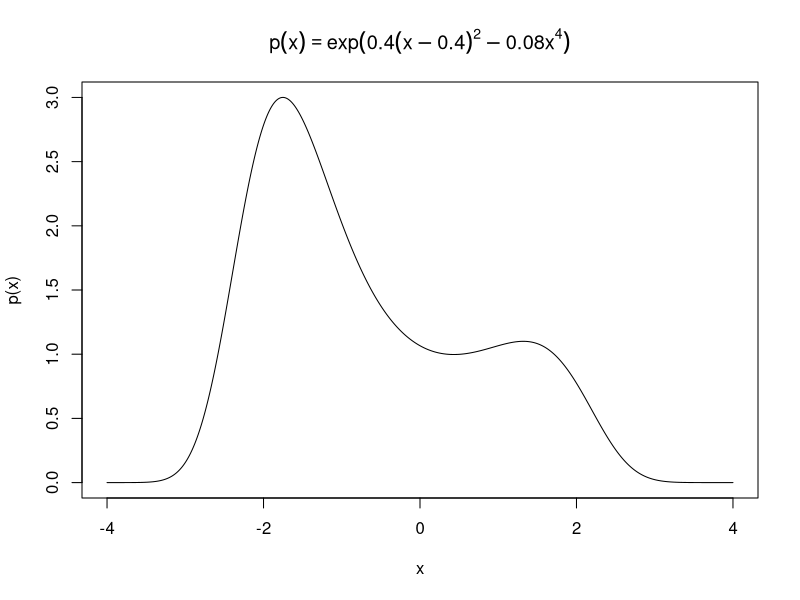
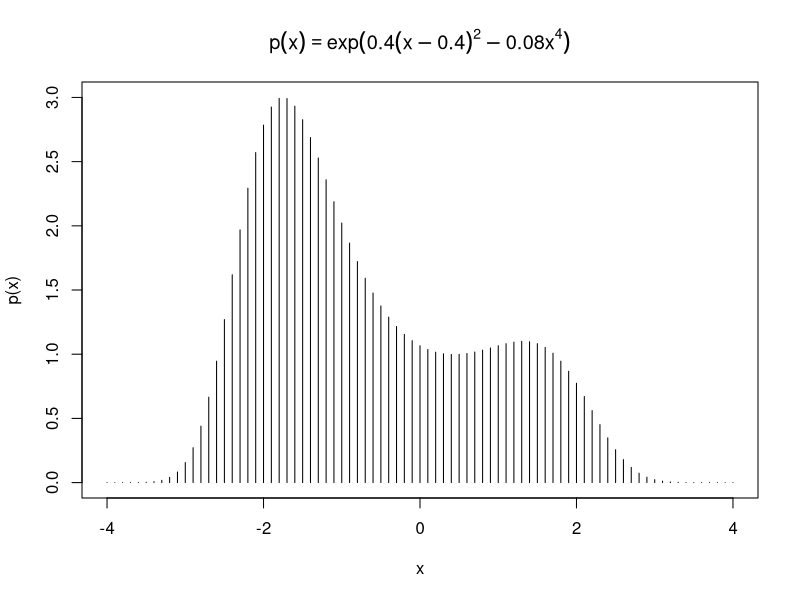
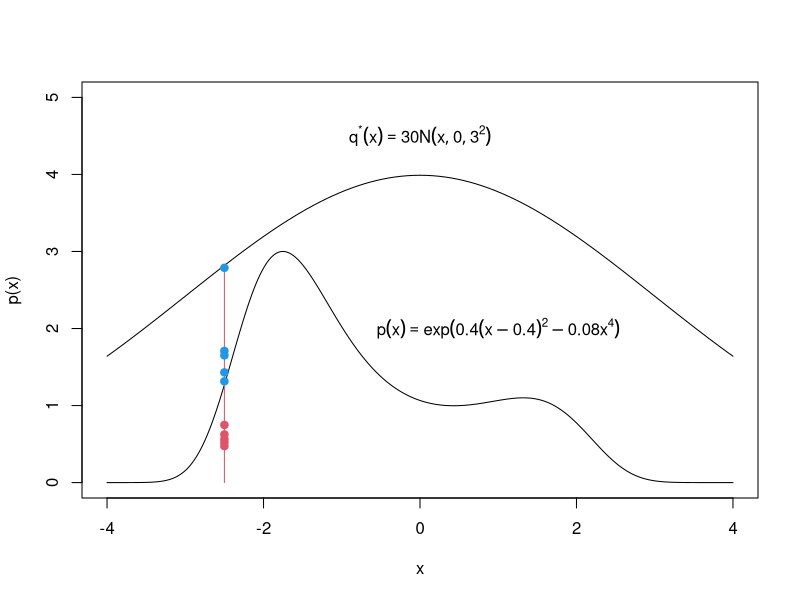
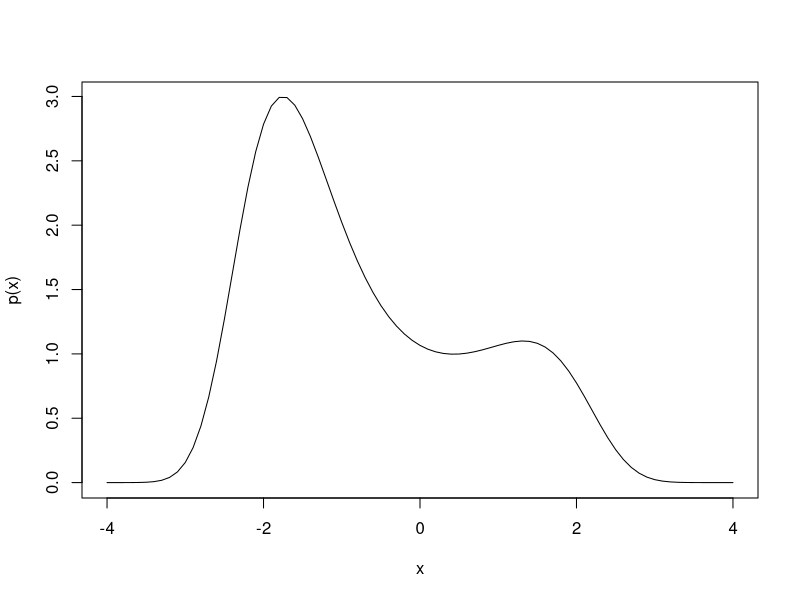
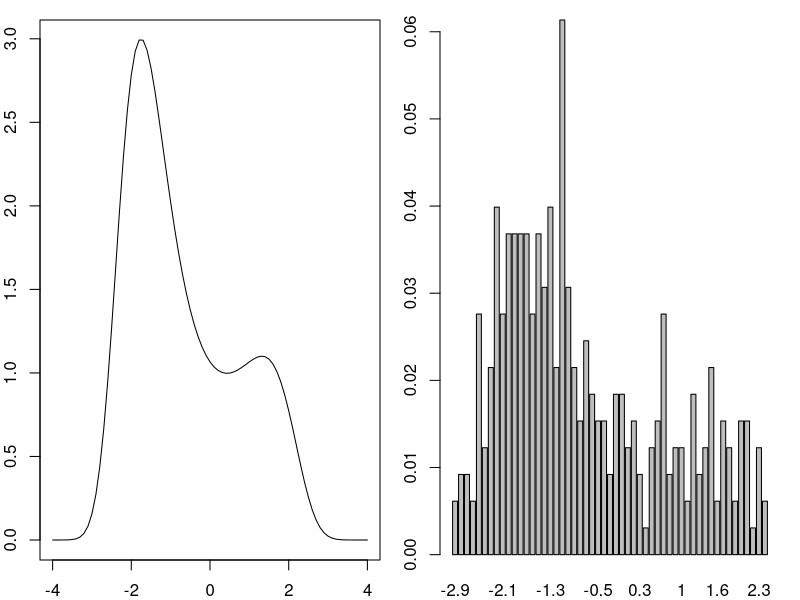
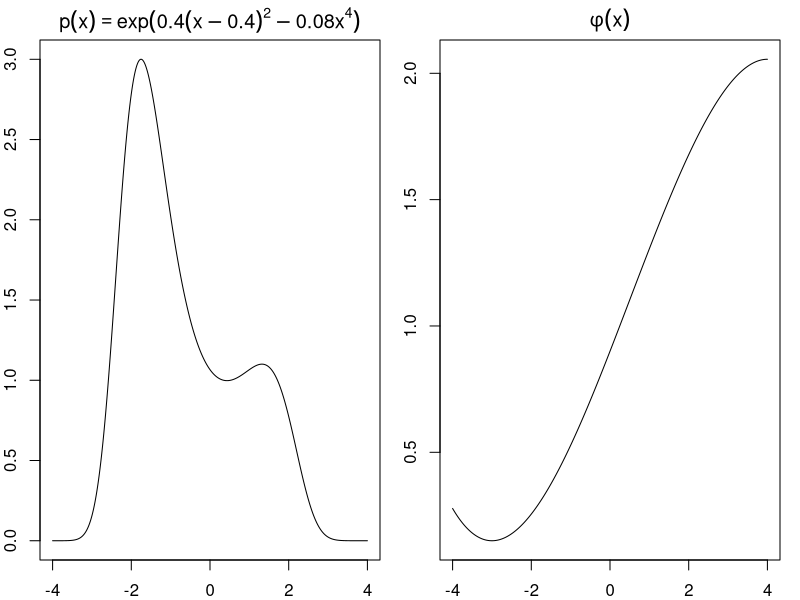
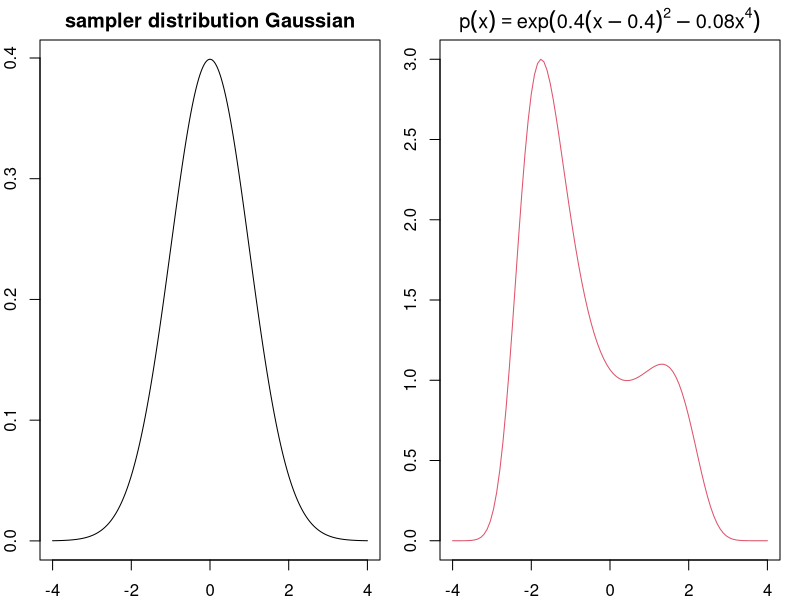
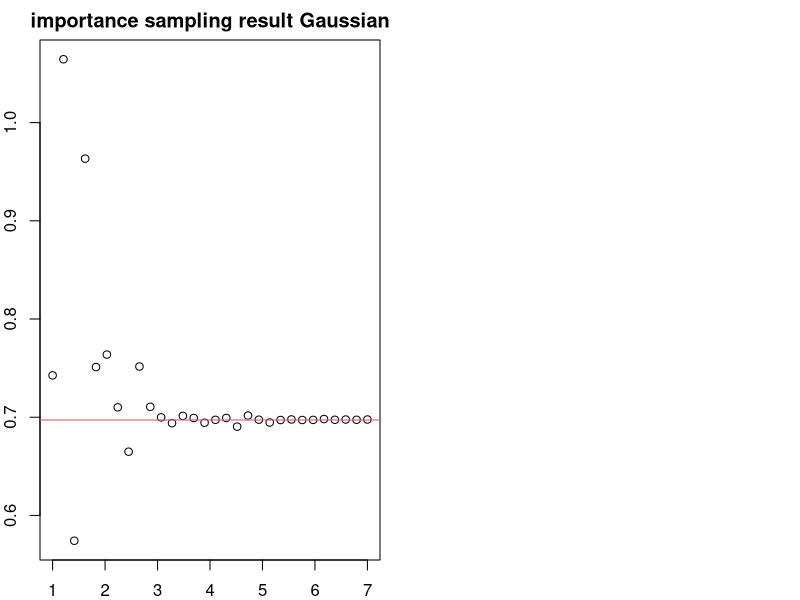

Here is the R script that generated these plots, in order: (Note: this script raises an error after producing the figures.)
#' ---
#' title: "Biostatistical Computing, PHC 6068"
#' subtitle: "Monte Carlo methods"
#' author: Zhiguang Huo (Caleb)
#' date: "Monday Nov 13, 2017"
#' output:
#'   slidy_presentation: default
#'   ioslides_presentation: default
#'   beamer_presentation: null
#' ---
#' 
#' 
#' Bayesian sampling method
#' ===
#' 1. Monte Carlo methods. 
#'     - Direct sampling.
#'     - Rejection sampling.
#'     - Importance sampling.
#'     - Sampling-importance resampling.
#' 2. Markov chain Monte Carlo.
#'     - Metropolis-Hasting.
#'     - Gibbs sampling. (Next lecture)
#' 
#' Notation
#' ===
#' 
#' - Denote $p$, $q$ as unnormalized density function.
#'     - E.g. $p(x) = x(1 - x)$, $x \in (0, 1)$.
#' - Denote $p^*$, $q^*$ as normalized density function.
#'     - E.g. $p^*(x) = \frac{p(x)}{\int_x p(x) dx} = 6x(1 - x)$, $x \in (0, 1)$.
#'     - E.g. $q^*(x) = dnorm(x,0,1) = \frac{1}{\sqrt{2\pi}} \exp(-x^2)$.
#' 
#' 
#' Our targets
#' ===
#' 
#' - <span style="color:red">Target 1</span>, To generate Monte Carlo samples $x_m$ from a given probability distribution $p^*(x)$ or $p(x)$.
#' - <span style="color:red">Target 2</span>, To estimate expectations of functions under this distribution, for example
#' $$\mathbb{E}(g (x) | p^*(x)) = \int g(x) p^*(x) dx,$$
#' 
#' Examples: $\mathbb{E} (x | p^*(x))$ or $\mathbb{V}\mbox{ar} (x | p^*(x))$
#' 
#' A simulation approach
#' ===
#' 
#' Problem: We want to estimate $$\mathbb{E}(g (x) | p^*(x)) = \int g(x) p^*(x) dx,$$
#' Given distribution $p^*(x)$.
#' 
#' Examples: $\mathbb{E} (x | p^*(x))$ or $\mathbb{V}\mbox{ar} (x | p^*(x))$
#' 
#' - To generate samples $x_m$ from a given probability distribution $p^*(x)$.
#'     - sample using R: (e.g. rnorm).
#'     - CDF transformation: sample from UNIF(0,1). Then use inverse CDF transformation.
#'     
#' - To estimate expectations of functions under this emperical distribution
#' $$\mathbb{E}(g (x) | p^*(x))  \approx \frac{1}{M} \sum_{m=1}^M g(x^{(m)})$$
#'     - $M$ is number of Monte Carlo samples.
#'     - Via central limit theorem, this is valid.
#' 
#' 
#' Un-normalized density function problems
#' ===
#' - Unnormalized density function: $p(x) = \exp [ 0.4(x-0.4)^2 - 0.08x^4  ]$
#'     - $x \in (-4, 4)$ 
#' 
## ------------------------------------------------------------------------
p <- function(x, a=.4, b=.08){exp(a*(x-a)^2 - b*x^4)}
x <- seq(-4, 4, 0.01)
plot(x,p(x),type="l",  main = expression(p(x) == exp (0.4(x-0.4)^{2}  - 0.08 * x^{4})))

#' 
#' - Hard to compute the normalization factor $Z$.
#' 
## ------------------------------------------------------------------------
integrate(f = p, lower = -4, upper = 4)

#' - Even if we know $Z$, it is still challenge to draw samples.
#' - Direct solution: partition the distribution into bins and direct sampling.
#' 
#' Direct Sampling
#' ===
#' 
#' - Partition the distribution into bins and direct sampling.
#' 
## ------------------------------------------------------------------------
p <- function(x, a=.4, b=.08){exp(a*(x-a)^2 - b*x^4)}
x2 <- seq(-4, 4, 0.1)
plot(x,p(x),type="n",  main = expression(p(x) == exp (0.4(x-0.4)^{2}  - 0.08 * x^{4})))
segments(x2,0,x2,p(x2))

#' 
#' - Diffculty
#'     - Higher-dimensional: say $N = 5$
#'     - For each dimension, we divide the domain equally into $50$ bins
#'     - There will be $50^{5}$ sampling space, huge!
#' 
#' 
#' 
#' Rejection sampling (Demonstrate Monte Carlo method)
#' ===
#' 
#' - $p^*(x)$ is difficult to directly draw samples, but $p(x)$ is easy to evaluate the function value. 
#' 
#' (e.g. $p(x) = \exp [ 0.4(x-0.4)^2 - 0.08x^4  ]$)
#' 
#' - Sample from a simpler distribution $q^*(x)$.
#' Rejection sampling algorithm:
#' 
#' 1. $x \sim q^*(x)$
#' 2. accept $x$ with prob $p(x)/c q^*(x)$:
#'     - Sample $u \sim \mbox{UNIF}(0,1)$, accept if $p(x)/c q^*(x) > u$.
#' 3. Repeat Step 1 and 2 many times.
#' 
#' 
#' Rejection sampling
#' ===
#' 
## ------------------------------------------------------------------------
p <- function(x, a=.4, b=.08){exp(a*(x-a)^2 - b*x^4)}
x <- seq(-4, 4, 0.01)
qstar <- function(x, C = 30){
  C*dnorm(x,sd = 3) 
}
plot(x,p(x),type="l", ylim = c(0,5))
curve(qstar,add = T)
text(0, 4.5, expression({q^"*"} (x) == 30* N (x , 0, 3^2) ))
text(1, 2, expression(p(x) == exp (0.4(x-0.4)^{2}  - 0.08 * x^{4})))
x0 <- -2.5
segments(x0,0,x0,qstar(x0),col=2)
N <- 10
for(i in 1:N){
  set.seed(i)
  ay <- runif(1,0,qstar(x0))
  acol = ifelse(ay < p(x0),2,4)
  points(x0,ay,col=acol,pch=19)
}

#' 
#' 
#' Rejection sampling
#' ===
#' 
#' Proof:
#' \begin{align*} 
#' p^*(x) &= \frac{p(x)}{Z} \\
#' &= \frac{p(x)}{\int_x p(x) dx} \\
#' &=  \frac{[p(x)/c q^*(x)]q^*(x)}{\int_x [p(x)/c q^*(x)]q^*(x)dx} \\ 
#' \end{align*}
#' 
#' Interpretation of the numerator:
#' 
#' - $q^*(x):$ Sampling from the proposed distribution.
#' - $p(x)/c q^*(x):$ Rejection probability.
#' 
#' Rejection sampling
#' ===
## ------------------------------------------------------------------------
## rejection sampling
p <- function(x, a=.4, b=.08){exp(a*(x-a)^2 - b*x^4)}
x <- seq(-4, 4, 0.1)
plot(x,p(x),type="l")
# uniform proposal on [-4,4]:
qstar <- function(x){rep.int(0.125,length(x))}
# we can find M in this case:
C <- round(max(p(x)/qstar(x))) + 1; C
# number of samples
N <- 1000
# generate proposals and u
x.h <- runif( N, -4, 4 )
u <- runif( N )
acc <- u < p(x.h) / (C * qstar(x.h))
x.acc <- x.h[ acc ]
# how many proposals are accepted
sum( acc ) /N

#' 
#' ---
#' 
## ------------------------------------------------------------------------
# calculate some statistics
c(m=mean(x.acc), s=sd(x.acc))

par(mfrow=c(1,2), mar=c(2,2,1,1))
plot(x,p(x),type="l")
barplot(table(round(x.acc,1))/length(x.acc))

#' 
#' **Discussion:** What does the acceptance rate depend on?
#' 
#' 
#' Importance sampling
#' ===
#' 
#' Importance sampling is not a method for generating samples from $p(x)$ (target 1),
#' it is just a method for estimating the expectation of a function $g(x)$ (target 2).
#' 
#' - Sampling from $p^*(x)$ is hard.
#' - Want to calculate expectation of $\phi(x)$ under $p^*(x)$.
#' - Suppose we can sample from a simpler proposal distribution $q^*$ instead.
#' - If $q^*$ dominates $p^*$ (i.e., $q^*(x)>0$ whenever $p^*(x)>0$), we can sample from $q^*$ and reweight: $w(x) = \frac{q^*(x)}{p^*(x)}$
#' 
#' ![](../figure/importanceSamplingAlgorithm.png)
#' 
#' 
#' Importance sampling, algorithm
#' ===
#' - Underlying distribution: $p(x)$ or $p^*(x) = \frac{p(x)}{Z}$.
#' - Proposed distribution (Sampler): $q^*(x)$.
#' - Function of interest $\phi (x)$.
#' 
#' \begin{align*} 
#' \mathbb{E} (\phi (x) | p^* )  &= \int \phi (x) p^*(x) dx\\ 
#' &= \frac{\int \phi (x) p^*(x) dx}{\int p^*(x) dx}\\ 
#' &=  \frac{\int [\phi (x) p(x)/Z] dx}{\int [p(x)/Z] dx}\\ 
#' &=  \frac{\int [\phi (x) p(x)/q^*(x)] q^*(x) dx}{\int [p(x)/q^*(x)]  q^*(x) dx},
#' \end{align*}
#' 
#' - This can be estimated using M draws $x_1, \ldots, x_M$ from $q^*(x)$ by the following expression.
#' 
#' $$\hat{\mathbb{E}} (\phi (x) | p^* ) = \frac{\frac{1}{M} [\phi (x_m) p(x_m)/q^*(x_m)] }{ \frac{1}{M} [p(x_m)/q^*(x_m)]}$$
#' 
#' 
#' $w(x_m) =\frac{p(x_m)}{q^*(x_m)}$
#' 
#' $$\hat{\mathbb{E}} (\phi (x) | p^* )  = \frac{ \sum_{m=1}^M \phi(x_m) w(x_m)}{ \sum_{m=1}^M w(x_m)}
#' $$
#' 
#' - Importance ratio: $\frac{w(x_m)}{ \sum_{m=1}^M w(x_m)}$
#' 
#' 
#' Importance sampling, examples
#' ===
#' 
#' - Problem setting:
#' 
## ------------------------------------------------------------------------
par(mfrow=c(1,2), mar=c(2,2,2,1))

p <- function(x, a=.4, b=.08){exp(a*(x-a)^2 - b*x^4)}
x <- seq(-4, 4, 0.01)
plot(x,p(x),type="l",  main = expression(p(x) == exp (0.4(x-0.4)^{2}  - 0.08 * x^{4})))

phi <- function(x){ (- 1/3*x^3 + 1/2*x^2 + 12*x - 12) / 30 + 1.3}
x <- seq(-4, 4, 0.01)
plot(x,phi(x),type="l",main= expression(phi(x)))

#' 
#' - $p(x) = \exp [0.4 (x - 0.4) ^ 2 - 0.08 x^4]$
#' - $\phi (x) = (- 1/3x^3 + 1/2x^2 + 12x - 12) / 30 + 1.3$ = right panel.
#' 
#' Underlying solution
#' ===
#' 
#' \begin{align*} 
#' \mathbb{E} (\phi (x) | p^* )  &= \int \phi (x) p^*(x) dx\\ 
#' &= \frac{\int \phi (x) p^*(x) dx}{\int p^*(x) dx}\\ 
#' &=  \frac{\int [\phi (x) p(x)/Z] dx}{\int [p(x)/Z] dx}\\ 
#' &=  \frac{\int [\phi (x) p(x)] dx}{\int [p(x)] dx}\\ 
#' \end{align*}
#' 
#' 
## ------------------------------------------------------------------------
ep <- function(x) p(x)*phi(x)
truthE <- integrate(f = ep, lower = -4, upper = 4)$value/integrate(f = p, lower = -4, upper = 4)$value
truthE

#' 
#' Importance sampling, examples (2)
#' ===
#' 
## ------------------------------------------------------------------------
q.r <- rnorm
q.d <- dnorm

par(mfrow=c(1,2))
plot(x,q.d(x),type="l",main='sampler distribution Gaussian')
curve(p, from = -4,to = 4 ,col=2 ,  main = expression(p(x) == exp (0.4(x-0.4)^{2}  - 0.08 * x^{4})))

M <- 1000
x.m <- q.r(M)
ww <- p(x.m) / q.d(x.m)
qq <- ww / sum(ww)
x.g <- phi(x.m)
sum(x.g * qq)/sum(qq)

#' 
#' Number of samples for importance sampling
#' ===
#' 
## ---- cache=T------------------------------------------------------------
M <- 10^seq(1,7,length.out = 30)

result.g <- numeric(length(M))
for(i in 1:length(M)){
  aM <- M[i]
  x.m <- q.r(aM)
  ww <- p(x.m) / q.d(x.m)
  
  qq.g <- ww / sum(ww)
  x.g <- phi(x.m)
  
  result.g[i] <- sum(x.g * qq.g)/sum(qq.g)
}

plot(log10(M),result.g,main='importance sampling result Gaussian')
abline(h = truthE, col = 2)

#' 
#' Sampling from a narrow Gaussian distribution
#' ===
#' 
## ------------------------------------------------------------------------
q.r_narrow <- function(x){rnorm(x,0,1/2)}
q.d_narrow <- function(x){dnorm(x,0,1/2)}

par(mfrow=c(1,2))
plot(x,q.d_narrow(x),type="l",main='sampler narrow distribution Gaussian')
curve(p, from = -4,to = 4 ,col=2 ,  main = expression(p(x) == exp (0.4(x-0.4)^{2}  - 0.08 * x^{4})))

#' 
#' 
#' Number of samples for importance sampling (narrow Gaussian distribution)
#' ===
#' 
#' 
## ---- cache=T------------------------------------------------------------
M <- 10^seq(1,7,length.out = 30)

result.narrow <- numeric(length(M))
for(i in 1:length(M)){
  aM <- M[i]
  x.m <- q.r_narrow(aM)
  ww <- p(x.m) / q.d_narrow(x.m)
  
  qq.c <- ww / sum(ww)
  x.c <- phi(x.m)
  
  result.narrow[i] <- sum(x.c * qq.c)/sum(qq.c)
}
plot(log(M,10),result.narrow)
abline(h = truthE, col = 2)

#' 
#' Importance sampling remark
#' ===
#' 
#' - Want to estimate the $\mathbb{E} (\phi (x) | p^* )$.
#' - If the proposal density $q^*(x)$ is small in a region where $|\phi(x) p^*(x)|$ is large,
#' it is quite possible that after many points $x_m$ have been generated, none of them fell in that region.
#' This leads to a wrong estimate of $\mathbb{E} (\phi (x) | p^* )$.
#' - Importance sampler should have heavy tails.
#' - If $q^* (x)$ can be chosen such that $\frac{\phi p}{q^*}$ is roughly constant,
#' then fairly precise estimates of the integral can be obtained.
#' - Importance sampling is not a useful method if the importance ratios vary substantially. The worst possible scenario occurs when the importance ratios are small with high probability but with a low probability are huge.
#' 
#' 
#' Importance resampling (SIR)
#' ===
#' 
#' - SIR: sampling-importance resampling.
#' - This is an alternative when rejection sampling constant $c$ is not immediately available.
#' - Algorithm (BDA3, reference)
#'     - Draw samples $x_1, \ldots, x_M \sim q^*(x)$.
#'     - Calculated importance weights $w_m = p(x_i)/q^*(x_i)$.
#'     - Normalize the weights  as $W_m = \frac{w_m}{\sum_m w_m}$ (importance ratio).
#'     - Resample ($K$ out of $M$) from $\{ x_1, \ldots, x_M \}$ where $y_k, 1\le k \le K$ is drawn with probability $W_m$. (without replacement)
#' 
#' Remark:
#' 
#' - also see other people Resample ($M$ out of $M$) with replacement.
#' 
#' 
#' Implement importance resampling (SIR)
#' ===
## ------------------------------------------------------------------------
p <- function(x, a=.4, b=.08){exp(a*(x-a)^2 - b*x^4)}
x <- seq(-4, 4, 0.01)
plot(x,p(x),type="l")

qstar <- function(x){rep.int(0.125,length(x))}
N <- 10000
S <- 1000
x.qstar <- runif( N, -4, 4 )
ww <- p(x.qstar) / qstar(x.qstar)
qq <- ww / sum(ww)
x.acc <-sample(x.qstar, size = S, prob=qq, replace=F)
par(mfrow=c(1,2), mar=c(2,2,1,1))
plot(x,p(x),type="l")
barplot(table(round(x.acc,1))/length(x.acc))

#' 
#' 
#' Summarize
#' ===
#' - Direct sampling. (target 1)
#' - Rejection sampling. (target 1)
#' - Importance sampling. (target 2)
#' - Sampling-importance resampling. (target 1)
#' 
#' 
#' 
#' limitation of Monte Carlo method
#' ===
#' - Direct sampling
#'     - Often hard to compute the normalization factor $Z$.
#'     - Hard to get rare events, especially in higher dimensional spaces.
#' - Rejection sampling, importance sampling.
#'     - Do not work well if the proposed distribution $q^*(x)$ is very different from $p(x)$.
#'     - Constructing a $q^*(x)$ similar to $p(x)$ can be difficult.
#'         -  Making a good proposal usually requires knowledge of the analytic form of $p(x)$ - but if we had that, we wouldn't even need to sample!
#' - Solution: instead of a fixed proposed distribution $q^*(x)$, we can use an adaptive proposal.   
#'         
#' 
#' 
#' Motivation of Metropolis-Hastings
#' ===
#' 
#' - Drawbacks of rejection sampling and SIR are that it is difficult to propose an efficient distribution $q^*(x)$
#' - For rejection sampling, it is also difficult to find $M$.
#' - A smart idea is let the proposed distribution depends on the last accepted value.
#' - Instead of fixed $q(x')$, we use $q(x'|x)$ where $x'$ is the new state being sampled and $x$ is the previous sample.
#' - As $x$ changes, $q(x'|x)$ can also change (as a function of $x'$.)
#' 
#' ![compare importance sampling and Metropolis-Hastings](../figure/compareMHandDS.png)
#' 
#' 
#' 
#' Monte Carlo vs Markov Chain Monte Carlo
#' ===
#' 
#' - Monte Carlo methods: simulation/sampling methods.
#'     - Simulation
#'     - Rejection sampling
#'     - SIR
#' - Markov Chain Monte Carlo: A type of Monte Carlo method -- **next step samples depend on previous samples**.
#'     - Metropolis-Hastings
#'     - Gibbs Sampling
#' 
#' 
#' Introduce MH algorithm
#' ===
#' 
#' - ![compare importance sampling and Metropolis-Hastings](../figure/compareMHandDS.png)
#' 
#' - Draw a sample $x'$ from $q(x'|x)$, where $x$ is the previous sample.
#' - The new sample $x'$ is accepted or rejected with some probability $A(x'|x)$.
#' $$A(x'|x) = \min \bigg(1, \frac{p(x')q(x|x')}{p(x)q(x'|x)} \bigg)$$ 
#' - $A(x'|x) = \min \bigg(1, \frac{p(x')}{q(x'|x)}/\frac{p(x)}{q(x|x')}  \bigg)$ is a ratio of importance sampling weights.
#' 
#' 
#' MH algorithm
#' ===
#' 
#' - Initialize our parameters $x^0$.
#' - Given an accepted value $x^{t-1}$
#'     1. Draw $x \sim q(\cdot|x^{t-1})$.
#'     2. Accept $x$ with probability $A(x|x^{t-1}) = \min \bigg(1, \frac{p(x)q(x^{t-1}|x)}{p(x^{t-1})q(x|x^{t-1})} \bigg)$, 
#' and if accepted, set $x^t = x$.
#'         - Draw $u \sim UNIF(0,1)$.
#'         - If $u < A(x|x^{t-1})$, accept.
#'     3. If we didn't accept $x$, set $x^t = x^{t - 1}$
#' - We repeat $T$ times ($t = 1, \ldots, T$).
#' 
#' 
#' Implementation of MH algorithm
#' ===
#' 
#' - target distribution: $p(x) = \exp [ 0.4(x-0.4)^2 - 0.08x^4  ]$
#' - sampling distribution: $q(x) = dnorm(x,x',1)$
#' 
## ------------------------------------------------------------------------
p <- function(x, a=.4, b=.08){exp(a*(x-a)^2 - b*x^4)}
x <- seq(-4, 4, 0.1)
plot(x,p(x),type="l")

#' 
#' ---
#' 
## ------------------------------------------------------------------------
N <- 10000
x.acc5 <- rep.int(NA, N)
u <- runif(N)
acc.count <- 0
std <- 1 ## Spread of proposal distribution
xc <- 0; ## Starting value
for (ii in 1:N){
  xp <- rnorm(1, mean=xc, sd=std) ## proposal
  alpha <- min(1, (p(xp)/p(xc)) *
                 (dnorm(xc, mean=xp,sd=std)/dnorm(xp, mean=xc,sd=std)))
  x.acc5[ii] <- xc <- ifelse(u[ii] < alpha, xp, xc)
  ## find number of acccepted proposals:
  acc.count <- acc.count + (u[ii] < alpha)
}
## Fraction of accepted *new* proposals
acc.count/N

#' ---
#' 
#' 
## ------------------------------------------------------------------------
par(mfrow=c(1,2), mar=c(2,2,1,1))
plot(x,p(x),type="l")
barplot(table(round(x.acc5,1))/length(x.acc5))

#' 
#' 
#' Check samples from MH
#' ===
#' 
## ------------------------------------------------------------------------
plot(x.acc5,type="l")

#' 
#' Good convergence.
#' 
#' Check samples from MH
#' ===
#' 
#' - burnin period: disgard intial samples since they may not be in the stationary distribution
#'     - initial x = 8?
#' 
#' - play with variance? (doesn't converge)
#'     - sd = 0.1
#'     - sd = 0.01
#' 
#' - How many samples (empirically):
#'     - total 10,000 samples.
#'     - 500 burnin samples.
#' 
#' 
#' Remove initial values for burnin period
#' ===
#' 
## ------------------------------------------------------------------------
N <- 1000
x.acc5 <- rep.int(NA, N)
u <- runif(N)
acc.count <- 0
std <- 1 ## Spread of proposal distribution
xc <- 8; ## Starting value
for (ii in 1:N){
  xp <- rnorm(1, mean=xc, sd=std) ## proposal
  alpha <- min(1, (p(xp)/p(xc)) *
                 (dnorm(xc, mean=xp,sd=std)/dnorm(xp, mean=xc,sd=std)))
  x.acc5[ii] <- xc <- ifelse(u[ii] < alpha, xp, xc)
  ## find number of acccepted proposals:
  acc.count <- acc.count + (u[ii] < alpha)
}
## Fraction of accepted *new* proposals
acc.count/N

## ------------------------------------------------------------------------
plot(x.acc5,type="l")

#' 
#' 
#' Doesn't converge 
#' ===
#' 
## ------------------------------------------------------------------------
N <- 1000
x.acc5 <- rep.int(NA, N)
u <- runif(N)
acc.count <- 0
std <- 0.1 ## Spread of proposal distribution
xc <- 0; ## Starting value
for (ii in 1:N){
  xp <- rnorm(1, mean=xc, sd=std) ## proposal
  alpha <- min(1, (p(xp)/p(xc)) *
                 (dnorm(xc, mean=xp,sd=std)/dnorm(xp, mean=xc,sd=std)))
  x.acc5[ii] <- xc <- ifelse(u[ii] < alpha, xp, xc)
  ## find number of acccepted proposals:
  acc.count <- acc.count + (u[ii] < alpha)
}
## Fraction of accepted *new* proposals
acc.count/N

## ------------------------------------------------------------------------
plot(x.acc5,type="l")

#' 
#' 
#' Why MH converge? (optional)
#' ===
#' 
#' - In MH we draw sample $x'$ according to $q(x'|x)$, then we accept/reject according to $A(x'|x)$.
#' - The transition kernel is $T(x'|x) = q(x'|x) A(x'|x)$.
#' - $A(x'|x) = \min \bigg(1, \frac{p(x')q(x|x')}{p(x)q(x'|x)} \bigg)$
#' - If $A(x'|x) \le 1$, then $\frac{p(x')q(x|x')}{p(x)q(x'|x)} \le 1$, $\frac{p(x)q(x'|x)}{p(x')q(x|x')} \ge 1$, $A(x|x') = 1$.
#' - Proof:
#' $$ A(x'|x) = \frac{p(x')q(x|x')}{p(x)q(x'|x)}$$
#' $$ p(x)q(x'|x) A(x'|x) = p(x')q(x|x') $$
#' $$ p(x)q(x'|x) A(x'|x) = p(x')q(x|x') A(x|x')$$
#' $$ p(x)T(x'|x)  = p(x')T(x|x') $$
#' The last line is called detailed balance condition.
#' 
#' $$ \int_{x} p(x)T(x'|x) dx = \int_{x} p(x')T(x|x') dx$$
#' $$ p(x') = \int_{x} p(x)T(x'|x) dx$$
#' 
#' Since p(x) is the true distribution.
#' MH algorithm will eventually converges to the true distribution.
#' 
#' 
#' Special cases for MH
#' ===
#' 
#' - Metropolis algorithm: 
#'     - The proposed distribution is symmetrical, e.g. $q(x'|x) = q(x|x')$ for all pairs (x,x'). In this case the acceptance probability is $A(x'|x) = \min (1, \frac{p(x')}{p(x)})$
#' 
#' - Random-walk Metropolis: 
#'     - A popular choice for proposal in a Metropolis algorithm is $q(x'|x) = g(x-x')$ where g is symmetric. 
#' 
#' - Independence sampler:
#'     - The proposed distribution $q(x'|x) = q(x')$ doesn't depend on $x$. The acceptance probability becomes $A(x'|x) = \min(1,  \frac{p(x')}{p(x)} \frac{q(x)}{q(x')})$. This works well when $q$ is a good approximation to $p$.
#'     
#' - Gibbs sampling:
#'     - $q(x'|x)$ is the conditional probability given all other variables.  $A(x'|x) = 1$.
#' 
#' Always remember for MCMC
#' ===
#' 
#' - Burn-in period.
#' - Monitor convergence.
#' 
#' 
#' References
#' ===
#' 
#' - [Bayesian Data analysis](https://www.math.muni.cz/~kolacek/docs/bayesian_data_analysis.pdf) Chapter 10-12
#' 
## ------------------------------------------------------------------------
knitr::purl("MC.rmd", output = "MC.R ", documentation = 2)

